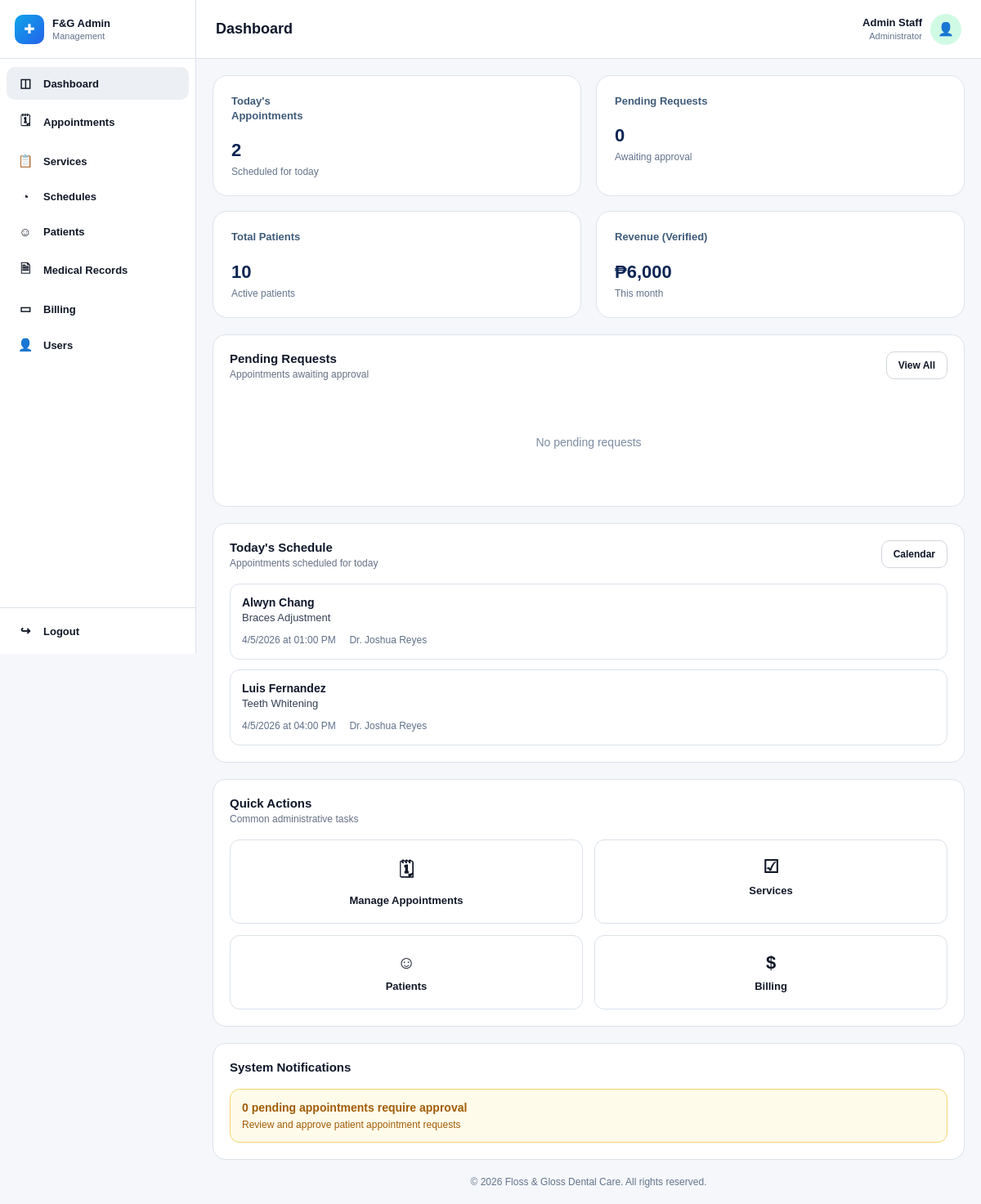
/admin/admin-dashboard.php (signed in), run on the app's committed database.
### tables this page shows
CREATE TABLE `users` (
  `user_id` int(11) NOT NULL,
  `role` enum('patient','staff','system_admin','dentist') NOT NULL,
  `email` varchar(150) NOT NULL,
  `phone` varchar(20) DEFAULT NULL,
  `password_hash` varchar(255) NOT NULL,
  `account_status` enum('active','inactive','deactivated','suspended') NOT NULL DEFAULT 'active',
  `email_verified` tinyint(1) NOT NULL DEFAULT 0,
  `created_at` timestamp NOT NULL DEFAULT current_timestamp(),
  `updated_at` timestamp NOT NULL DEFAULT current_timestamp() ON UPDATE current_timestamp()
);

CREATE TABLE `appointments` (
  `appointment_id` int(11) NOT NULL,
  `appointment_code` varchar(30) NOT NULL,
  `patient_id` int(11) NOT NULL,
  `service_id` int(11) NOT NULL,
  `dentist_id` int(11) NOT NULL,
  `requested_date` date NOT NULL,
  `requested_start_time` time NOT NULL,
  `requested_end_time` time NOT NULL,
  `final_date` date DEFAULT NULL,
  `final_start_time` time DEFAULT NULL,
  `final_end_time` time DEFAULT NULL,
  `status` enum('pending','approved','rejected','reschedule_requested','rescheduled','cancelled','completed','no_show') NOT NULL DEFAULT 'pending',
  `payment_status` enum('not_required','pending','submitted','verified','rejected') NOT NULL DEFAULT 'pending',
  `approval_notes` text DEFAULT NULL,
  `created_by_patient` int(11) NOT NULL,
  `last_updated_by` int(11) DEFAULT NULL,
  `created_at` timestamp NOT NULL DEFAULT current_timestamp(),
  `updated_at` timestamp NOT NULL DEFAULT current_timestamp() ON UPDATE current_timestamp()
);

CREATE TABLE `services` (
  `service_id` int(11) NOT NULL,
  `service_name` varchar(150) NOT NULL,
  `description` text DEFAULT NULL,
  `image_path` varchar(255) DEFAULT NULL,
  `duration_minutes` int(11) NOT NULL DEFAULT 30,
  `price` decimal(10,2) NOT NULL DEFAULT 0.00,
  `is_active` tinyint(1) NOT NULL DEFAULT 1,
  `created_by` int(11) DEFAULT NULL,
  `created_at` timestamp NOT NULL DEFAULT current_timestamp(),
  `updated_at` timestamp NOT NULL DEFAULT current_timestamp() ON UPDATE current_timestamp()
);

### admin/admin-dashboard.php (the view, shortened to what this page needs)
<?php
require_once '../config/database.php';
$user_id = $_SESSION['user_id'];
$admin_name = "Admin Staff";
$admin_role = "Administrator";
$admin_sql = "
    SELECT u.role, sp.first_name, sp.last_name
    FROM users u
    LEFT JOIN staff_profiles sp ON u.user_id = sp.user_id
    WHERE u.user_id = ?
    LIMIT 1
";
$admin_stmt = mysqli_prepare($conn, $admin_sql);
mysqli_stmt_bind_param($admin_stmt, "i", $user_id);
mysqli_stmt_execute($admin_stmt);
$admin_result = mysqli_stmt_get_result($admin_stmt);
if ($admin_result && mysqli_num_rows($admin_result) > 0) {
    $admin_row = mysqli_fetch_assoc($admin_result);
    if (($admin_row['role'] ?? '') === 'system_admin') {
        $admin_role = 'Administrator';
    } elseif (($admin_row['role'] ?? '') === 'staff') {
        $admin_role = 'Staff';
    }
}
$todays_appointments = 0;
$pending_requests = 0;
$total_patients = 0;
$verified_revenue = 0.00;
$todays_sql = "
    SELECT COUNT(*) AS total
    FROM appointments
    WHERE COALESCE(final_date, requested_date) = CURDATE()
      AND status IN ('approved', 'rescheduled', 'completed')
";
$todays_result = mysqli_query($conn, $todays_sql);
if ($todays_result) {
    $todays_appointments = mysqli_fetch_assoc($todays_result)['total'] ?? 0;
}
$pending_sql = "
    SELECT COUNT(*) AS total
    FROM appointments
    WHERE status IN ('pending', 'reschedule_requested')
";
$pending_result = mysqli_query($conn, $pending_sql);
if ($pending_result) {
    $pending_requests = mysqli_fetch_assoc($pending_result)['total'] ?? 0;
}
$patients_sql = "
    SELECT COUNT(*) AS total
    FROM patient_profiles pp
    INNER JOIN users u ON pp.user_id = u.user_id
    WHERE u.account_status = 'active'
";
$patients_result = mysqli_query($conn, $patients_sql);
if ($patients_result) {
    $total_patients = mysqli_fetch_assoc($patients_result)['total'] ?? 0;
}
$revenue_sql = "
    SELECT COALESCE(SUM(amount), 0) AS total
    FROM payments
    WHERE verification_status = 'verified'
      AND MONTH(created_at) = MONTH(CURDATE())
      AND YEAR(created_at) = YEAR(CURDATE())
";
$revenue_result = mysqli_query($conn, $revenue_sql);
if ($revenue_result) {
    $verified_revenue = mysqli_fetch_assoc($revenue_result)['total'] ?? 0;
}
$pending_list = [];
$today_list = [];
$today_list_sql = "
    SELECT
        a.status,
        s.service_name,
        CONCAT(pp.first_name, ' ', pp.last_name) AS patient_name,
        CONCAT('Dr. ', dp.first_name, ' ', dp.last_name) AS dentist_name,
        COALESCE(a.final_date, a.requested_date) AS appointment_date,
        COALESCE(a.final_start_time, a.requested_start_time) AS appointment_time
    FROM appointments a
    INNER JOIN patient_profiles pp ON a.patient_id = pp.patient_id
    INNER JOIN services s ON a.service_id = s.service_id
    INNER JOIN dentist_profiles dp ON a.dentist_id = dp.dentist_id
    WHERE COALESCE(a.final_date, a.requested_date) = CURDATE()
    AND a.status IN ('approved', 'completed')
    ORDER BY appointment_time ASC
    LIMIT 5
";
$today_list_result = mysqli_query($conn, $today_list_sql);
if ($today_list_result) {
    while ($row = mysqli_fetch_assoc($today_list_result)) {
        $today_list[] = $row;
    }
}
function formatDateTimeAdmin($date, $time) {
    $date_text = date("n/j/Y", strtotime($date));
    if (!empty($time)) {
        $time_text = date("h:i A", strtotime($time));
        return $date_text . " at " . $time_text;
    }
    return $date_text;
}
include("../includes/admin-header.php");
include("../includes/admin-sidebar.php");
?>
<div class="main-area">
    <div class="topbar">
        <h1>Dashboard</h1>
        <div class="admin-user">
            <div class="admin-meta">
                <strong><?php echo htmlspecialchars($admin_name); ?></strong>
                <span><?php echo htmlspecialchars($admin_role); ?></span>
            </div>
            <div class="admin-avatar">👤</div>
        </div>
    </div>
    <div class="content">
        <div class="stats-grid">
            <div class="stat-card">
                <h3>Today's<br>Appointments</h3>
                <div class="stat-value"><?php echo $todays_appointments; ?></div>
                <div class="stat-note">Scheduled for today</div>
            </div>
            <div class="stat-card">
                <h3>Pending Requests</h3>
                <div class="stat-value"><?php echo $pending_requests; ?></div>
                <div class="stat-note">Awaiting approval</div>
            </div>
            <div class="stat-card">
                <h3>Total Patients</h3>
                <div class="stat-value"><?php echo $total_patients; ?></div>
                <div class="stat-note">Active patients</div>
            </div>
            <div class="stat-card">
                <h3>Revenue (Verified)</h3>
                <div class="stat-value">₱<?php echo number_format((float)$verified_revenue, 0); ?></div>
                <div class="stat-note">This month</div>
            </div>
        </div>
        <div class="grid-2">
            <section class="panel">
                <div class="panel-header">
                    <div>
                        <h2>Pending Requests</h2>
                        <p>Appointments awaiting approval</p>
                    </div>
                    <a href="manage-appointments.php" class="small-btn">View All</a>
                </div>
                <?php if (count($pending_list) > 0): ?>
                    <?php foreach ($pending_list as $row): ?>
                        <div class="request-card">
                            <div class="request-top">
                                <div>
                                    <strong><?php echo htmlspecialchars($row['patient_name']); ?></strong>
                                    <div class="request-service"><?php echo htmlspecialchars($row['service_name']); ?></div>
                                </div>
                                <span class="status-badge">Pending</span>
                            </div>
                            <div class="request-meta">
                                <?php echo htmlspecialchars(formatDateTimeAdmin($row['appointment_date'], $row['appointment_time'])); ?>
                                &nbsp;&nbsp;&nbsp;
                                <?php echo htmlspecialchars($row['dentist_name']); ?>
                            </div>
                        </div>
                    <?php endforeach; ?>
                <?php else: ?>
                    <div class="empty-state">No pending requests</div>
                <?php endif; ?>
            </section>
            <section class="panel">
                <div class="panel-header">
                    <div>
                        <h2>Today's Schedule</h2>
                        <p>Appointments scheduled for today</p>
                    </div>
                    <a href="manage-schedules.php" class="small-btn">Calendar</a>
                </div>
                <?php if (count($today_list) > 0): ?>
                    <?php foreach ($today_list as $row): ?>
                        <div class="request-card">
                            <div class="request-top">
                                <div>
                                    <strong><?php echo htmlspecialchars($row['patient_name']); ?></strong>
                                    <div class="request-service"><?php echo htmlspecialchars($row['service_name']); ?></div>
                                </div>
                            </div>
                            <div class="request-meta">
                                <?php echo htmlspecialchars(formatDateTimeAdmin($row['appointment_date'], $row['appointment_time'])); ?>
                                <?php echo htmlspecialchars($row['dentist_name']); ?>
                            </div>
                        </div>
                    <?php endforeach; ?>
                <?php else: ?>
                    <div class="empty-state">No appointments today</div>
                <?php endif; ?>
            </section>
        </div>
        <section class="panel" style="margin-bottom: 20px;">
            <div class="panel-header">
                <div>
                    <h2>Quick Actions</h2>
                    <p>Common administrative tasks</p>
                </div>
            </div>
            <div class="quick-actions">
                <a href="manage-appointments.php" class="action-card"><span class="icon">🗓</span>Manage Appointments</a>
                <a href="manage-services.php" class="action-card"><span class="icon">☑</span>Services</a>
                <a href="manage-patients.php" class="action-card"><span class="icon">☺</span>Patients</a>
                <a href="manage-billing.php" class="action-card"><span class="icon">$</span>Billing</a>
            </div>
        </section>
        <section class="panel">
            <div class="panel-header">
                <div>
                    <h2>System Notifications</h2>
                </div>
            </div>
            <div class="notification-box">
                <strong><?php echo $pending_requests; ?> pending appointments require approval</strong>
                <span>Review and approve patient appointment requests</span>
            </div>
        </section>
        <?php include("../includes/admin-footer.php"); ?>

### includes/admin-header.php (style rules this page uses)
* { box-sizing: border-box; font-family: Arial, sans-serif; }
html, body { margin: 0; padding: 0; background: #f5f7fb; color: #0f172a; font-size: 14px; }
a { text-decoration: none; color: inherit; }

### includes/admin-sidebar.php (style rules this page uses)
.main-area { flex: 1; min-width: 0; margin-left: 240px; min-height: 100vh; display: flex; flex-direction: column; }

### admin/admin-dashboard.php (style rules this page uses)
.topbar { min-height: 72px; background: #ffffff; border-bottom: 1px solid #dbe2ea; padding: 12px 24px; display: flex; justify-content: space-between; align-items: center; gap: 16px; }
.topbar h1 { margin: 0; font-size: 18px; font-weight: 700; }
.admin-user { display: flex; align-items: center; gap: 10px; }
.admin-meta { text-align: right; }
.admin-meta strong { display: block; font-size: 13px; }
.admin-meta span { color: #64748b; font-size: 11px; }
.admin-avatar { width: 38px; height: 38px; border-radius: 50%; background: #d1fae5; color: #059669; display: flex; align-items: center; justify-content: center; font-size: 16px; }
.content { padding: 20px; }
.panel { background: #ffffff; border: 1px solid #dde3ea; border-radius: 16px; padding: 20px; }
.stats-grid { display: grid; grid-template-columns: repeat(4, 1fr); gap: 18px; margin-bottom: 20px; }
.stat-card { background: #ffffff; border: 1px solid #dde3ea; border-radius: 18px; padding: 22px; min-height: 130px; }
.stat-card h3 { margin: 0 0 20px; font-size: 13px; color: #3f5b7a; font-weight: 700; line-height: 1.4; }
.stat-value { font-size: 22px; font-weight: 700; color: #0b2454; margin-bottom: 6px; }
.stat-note { color: #64748b; font-size: 12px; }
.grid-2 { display: grid; grid-template-columns: 1fr 1fr; gap: 20px; margin-bottom: 20px; }
.panel-header { display: flex; justify-content: space-between; align-items: flex-start; gap: 14px; margin-bottom: 18px; }
.panel-header h2 { margin: 0; font-size: 15px; }
.panel-header p { margin: 4px 0 0; color: #667085; font-size: 12px; }
.small-btn { display: inline-block; padding: 9px 14px; border: 1px solid #d1d5db; border-radius: 10px; font-weight: 700; font-size: 12px; color: #111827; background: #fff; }
.request-card { border: 1px solid #dbe2ea; border-radius: 12px; padding: 14px; margin-bottom: 12px; }
.request-card:last-child { margin-bottom: 0; }
.request-top { display: flex; justify-content: space-between; align-items: flex-start; gap: 12px; margin-bottom: 8px; }
.request-top strong { font-size: 14px; }
.request-service { color: #344054; margin: 3px 0; font-size: 13px; }
.request-meta { color: #60708a; font-size: 12px; line-height: 1.5; }
.empty-state { text-align: center; color: #7b8ba1; padding: 50px 16px; font-size: 14px; }
.quick-actions { display: grid; grid-template-columns: repeat(4, 1fr); gap: 14px; }
.action-card { border: 1px solid #dbe2ea; border-radius: 12px; padding: 20px 14px; text-align: center; color: #111827; background: #fff; font-weight: 700; font-size: 13px; }
.action-card .icon { display: block; font-size: 22px; margin-bottom: 8px; }
.notification-box { border: 1px solid #f7d66a; background: #fffbea; border-radius: 12px; padding: 14px; color: #a15c07; }
.notification-box strong { display: block; margin-bottom: 4px; font-size: 14px; }
.notification-box span { font-size: 12px; }
@media (max-width: 1200px) { .stats-grid { grid-template-columns: repeat(2, 1fr); } }
@media (max-width: 1200px) { .grid-2 { grid-template-columns: 1fr; } }
@media (max-width: 1200px) { .quick-actions { grid-template-columns: repeat(2, 1fr); } }

### data on the page
users: role "Administrator"
appointments: patient_name "Alwyn Chang", service.service_name "Braces Adjustment", appointment_time "4/5/2026 at 01:00 PM", dentist_name "Dr. Joshua Reyes"
appointments: patient_name "Luis Fernandez", service.service_name "Teeth Whitening", appointment_time "4/5/2026 at 04:00 PM", dentist_name "Dr. Joshua Reyes"

### other printed values
$admin_name "Admin Staff"
$todays_appointments "2"
$pending_requests "0"
$total_patients "10"
$verified_revenue "6,000"
